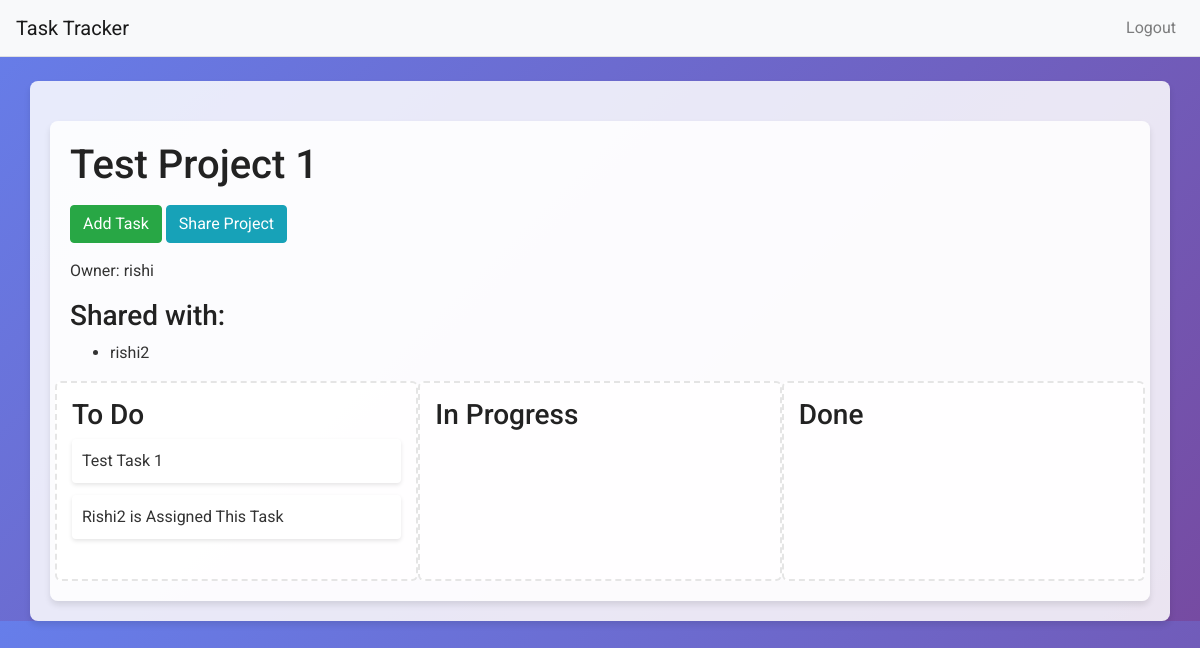
Screenshot of /projects/3 (signed in) with the database file from the repository.
### app.py (models this page shows, shortened)
class Project(db.Model):
    id = db.Column(db.Integer, primary_key=True)
    name = db.Column(db.String(150), nullable=False)
    description = db.Column(db.Text)
    owner_id = db.Column(db.Integer, db.ForeignKey('user.id'), nullable=False)
    tasks = db.relationship('Task', backref='project', lazy=True)
    shared_users = db.relationship('User', secondary=project_shares, backref=db.backref('projects_shared_with', lazy='dynamic'))

class User(UserMixin, db.Model):
    id = db.Column(db.Integer, primary_key=True)
    username = db.Column(db.String(100), unique=True, nullable=False)
    email = db.Column(db.String(150), unique=True, nullable=False)
    password_hash = db.Column(db.String(256), nullable=False)
    projects = db.relationship('Project', backref='owner', lazy=True)
    tasks = db.relationship('Task', backref='assignee', lazy=True)
    shared_projects = db.relationship('Project', secondary=project_shares, backref=db.backref('shared_with_users', lazy='dynamic'))

class Task(db.Model):
    id = db.Column(db.Integer, primary_key=True)
    title = db.Column(db.String(150), nullable=False)
    description = db.Column(db.Text)
    status = db.Column(db.String(50), default='todo')  # possible values: todo, in_progress, done
    project_id = db.Column(db.Integer, db.ForeignKey('project.id'), nullable=False)
    assigned_to_id = db.Column(db.Integer, db.ForeignKey('user.id'))

### app.py (the view)
@app.route('/projects/<int:project_id>')
@login_required
def project_detail(project_id):
    project = Project.query.get_or_404(project_id)
    if current_user not in project.shared_users and project.owner != current_user:
         flash('Access denied.')
         return redirect(url_for('dashboard'))
    return render_template('project_detail.html', project=project)

### app.py (called while the page is built)
@login_manager.user_loader
def load_user(user_id):
    return User.query.get_or_404(int(user_id))

### templates/project_detail.html (shortened to what this page needs)
{% extends "base.html" %}
{% block content %}
<div class="container">
  <h1>{{ project.name }}</h1>
  <a href="{{ url_for('create_task', project_id=project.id) }}" class="btn btn-success mb-3">Add Task</a>
  <a href="{{ url_for('share_project', project_id=project.id) }}" class="btn btn-info mb-3">Share Project</a>
  <p>Owner: {{ project.owner.username }}</p>
  <h3>Shared with:</h3>
  <ul>
    {% for user in project.shared_with_users %}
      {% if user != project.owner %}
      <li>{{ user.username }}</li>
      {% endif %}
    {% endfor %}
  </ul>
  <div class="row">
    <div class="col-md-4 list-group" id="todo-list" data-status="todo" ondragover="event.preventDefault()">
      <h3>To Do</h3>
      {% for task in project.tasks %}
        {% if task.status == 'todo' %}
          <div class="task-card" draggable="true" data-task-id="{{ task.id }}">{{ task.title }}</div>
        {% endif %}
      {% endfor %}
    </div>
    <div class="col-md-4 list-group" id="in-progress-list" data-status="in_progress" ondragover="event.preventDefault()">
      <h3>In Progress</h3>
    </div>
    <div class="col-md-4 list-group" id="done-list" data-status="done" ondragover="event.preventDefault()">
      <h3>Done</h3>
    </div>
  </div>
</div>
{% endblock %}

### static/css/style.css (style rules this page uses)
body { font-family: 'Roboto', sans-serif; background: linear-gradient(135deg, #667eea, #764ba2); margin: 0; padding: 0; color: #333; }
.container { background: rgba(255, 255, 255, 0.85); padding: 20px; border-radius: 8px; box-shadow: 0 4px 6px rgba(0, 0, 0, 0.1); margin-top: 20px; }
.list-group { min-height: 200px; background-color: rgba(255, 255, 255, 0.8); padding: 15px; border-radius: 6px; border: 2px dashed rgba(0, 0, 0, 0.1); transition: background-color 0.3s ease; }
.task-card { cursor: move; margin-bottom: 12px; background-color: #fff; padding: 10px; border-radius: 4px; box-shadow: 0px 2px 4px rgba(0, 0, 0, 0.1); transition: background-color 0.3s, transform 0.2s; }
[draggable=true] { cursor: move; }
.btn { border-radius: 4px; transition: background-color 0.3s; }
h1, h2, h3 { font-weight: 500; color: #222; }

### rows the page displays
Project: name "Test Project 1"
User: owner.username "rishi"
User: username "rishi2"
Task: title "Test Task 1"
Task: title "Rishi2 is Assigned This Task"
